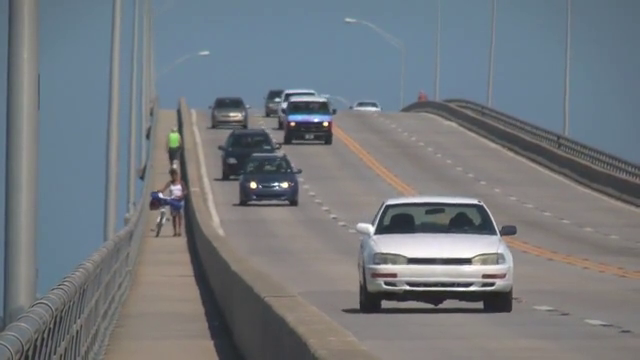
#> input picture frame 91 of Files/slow_traffic_small.mp4, 640 x 360 px
$ python Exercicio14.2TrackingCAMshift.py
#> lines starting #> are read from the running program, lines starting #| are printed output that depends on the picture; after the words box and inside, x2 and y2 are one past the last pixel; in counts of white or black regions, pixels touching at a corner belong together
import numpy as np
import cv2 as cv2
import argparse
import os

parser = argparse.ArgumentParser()
parser.add_argument('--input', type=str, help='Path to a video or a sequence of image.',
                    default=os.path.join('Files', 'slow_traffic_small.mp4'))
args = parser.parse_args()

cap = cv2.VideoCapture(args.input)

# take first frame of the video
ret, frame = cap.read()
#> frame is the input picture: shape (360, 640, 3); mean B, G, R 126.6, 121.2, 115.7

# setup initial location of window
x, y, w, h = 300, 200, 100, 50  # simply hardcoded the values
img2 = cv2.rectangle(frame, (x, y), (x + w, y + h), 255, 2)
cv2.imshow('inicial', img2)
cv2.waitKey()

track_window = (x, y, w, h)

# set up the ROI for tracking
roi = frame[y:y + h, x:x + w]
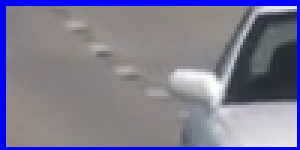
#> roi: shape (50, 100, 3) (shown 3 times larger); mean B, G, R 145.8, 122.5, 125.5
hsv_roi = cv2.cvtColor(roi, cv2.COLOR_BGR2HSV)
#> hsv_roi: shape (50, 100, 3); mean H, S, V 56.3, 40.2, 151
mask = cv2.inRange(hsv_roi, np.array((0., 60., 32.)), np.array((180., 255., 255.)))
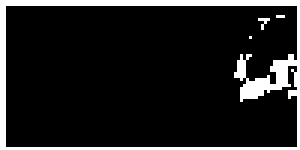
#> mask: shape (50, 100) (shown 3 times larger); 12.2% white; 4 white regions (3 under 20 px), largest, box (x1, y1, x2, y2) and area: (0, 0, 100, 50) 597
roi_hist = cv2.calcHist([hsv_roi], [0], mask, [180], [0, 180])
#> roi_hist = 180 values, max 441 at index 120, min 0 at index 0, mean 3.38
cv2.normalize(roi_hist, roi_hist, 0, 255, cv2.NORM_MINMAX)

# Setup the termination criteria, either 10 iteration or move by at least 1 pt
term_crit = (cv2.TERM_CRITERIA_EPS | cv2.TERM_CRITERIA_COUNT, 10, 1)

while True:
    ret, frame = cap.read()
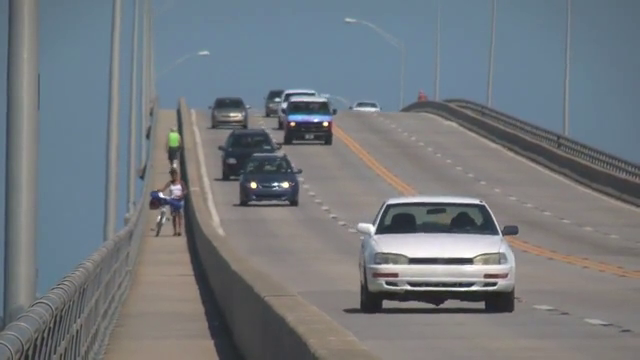
#> input picture frame 92 of Files/slow_traffic_small.mp4, 640 x 360 px
#> frame is the input picture: shape (360, 640, 3); mean B, G, R 126.3, 121.1, 115.4

    if ret:
        hsv = cv2.cvtColor(frame, cv2.COLOR_BGR2HSV)
#> hsv: shape (360, 640, 3); mean H, S, V 67.5, 39.8, 131.5
        dst = cv2.calcBackProject([hsv], [0], roi_hist, [0, 180], 1)
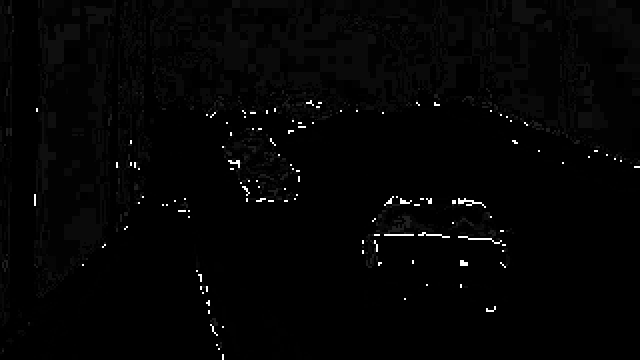
#> dst: shape (360, 640); min 0, max 255, mean 3.8

        # apply camshift to get the new location
        ret, track_window = cv2.CamShift(dst, track_window, term_crit)
#> ret = ((408, 227.5), (70.11, 115.3), 71.92); track_window = (352, 193, 112, 69)

        # Draw it on image
        pts = cv2.boxPoints(ret)
#> pts = [[342.3, 212.1], [451.9, 176.3], [473.7, 242.9], [364.1, 278.7]]
        pts = np.int0(pts)
#> pts = [[342, 212], [451, 176], [473, 242], [364, 278]]
        img2 = cv2.polylines(frame, [pts], True, 255, 2)
        cv2.imshow('img2', img2)

        k = cv2.waitKey(30) & 0xff
#> (key Esc is pressed here)
        if k == 27:
            break
    else:
        break
